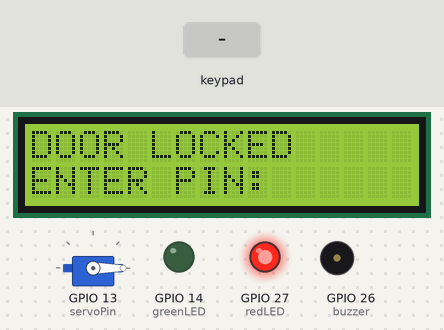
Recording of a sketch running on a simulated ESP32. On the bench: servo, 16×2 character LCD, output pins drawn as LEDs (lit = HIGH), buzzer (waves = sounding). The inputs (shaded band) are chosen by the test bench. WiFi joins after 1.5 s; servers stay silent unless stated; what the sketch prints to the serial monitor is not drawn.

Above: at 5.1 s.
5.2 s: keypad keys 1 2 3 4 # pressed 0.4 s apart
At 7.3 s:
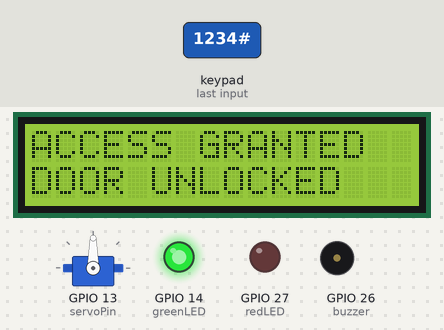
8.7 s: key '#' pressed
11.7 s: key '*' pressed
At 14.6 s:
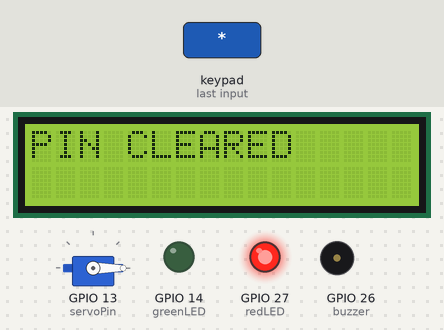
14.7 s: keypad keys 2 3 1 9 1 8 1 7 # pressed 0.4 s apart
At 16.7 s:
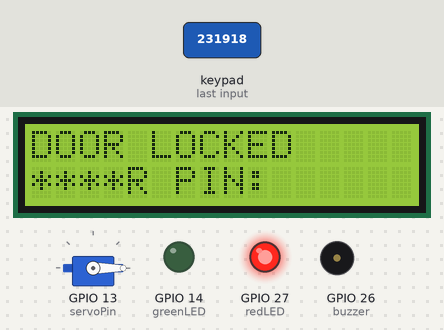
20.4 s: keypad keys 1 6 4 2 5 3 3 # pressed 0.4 s apart
At 24.0 s:
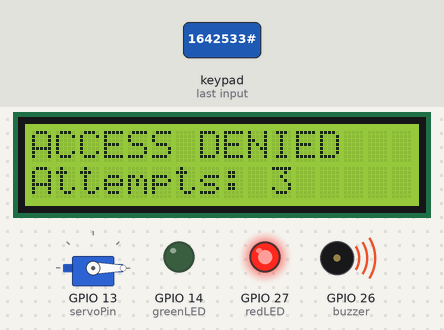
26.6 s: key 'A' pressed
At 27.9 s:
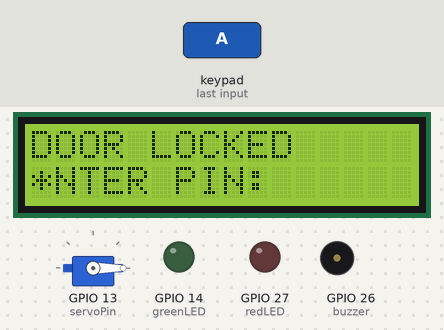
Timing chart, 0 to 29.6 s (numbered marks = the images above; inputs shaded):
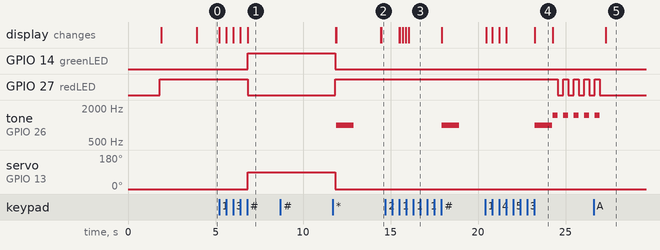

Measured:
- after the input at 5.2 s, GPIO 14 (greenLED): LOW → HIGH after 1.6 s; GPIO 27 (redLED): HIGH → LOW after 1.6 s; servo on GPIO 13 (servoPin): 0° → 90° after 1.6 s; the display: first changes at once (image 1 shows a later state)
- after the input at 8.7 s, every drawn part: stays the same
- after the input at 11.7 s, the display: first differs from a run without the input after 2.8 s (image 2)
- after the input at 14.7 s, tone on GPIO 26 (buzzer): silent → 1000 Hz after 3.2 s, → silent 1.0 s later; the display: first differs from a run without the input after 0.82 s (image 3 shows a later state)
- after the input at 20.4 s, GPIO 27 (redLED): alternates HIGH for 0.30 s and LOW for 0.30 s, starting after 4.2 s; tone on GPIO 26 (buzzer): plays 1000 Hz for 1.0 s, 1500 Hz for 0.30 s, 1500 Hz for 0.30 s, 1500 Hz for 0.30 s, 1500 Hz for 0.30 s, starting after 2.8 s
- after the input at 26.6 s, the display: first differs from a run without the input after 0.71 s (image 5)
- what the display in image 4 shows lasts 1.1 s, from 23.2 s to 24.3 s

The sketch:

smart_security_door.ino
```cpp
#define BLYNK_TEMPLATE_ID "TMPL4-9hb_uGq"
#define BLYNK_TEMPLATE_NAME "Smart security Door"
#define BLYNK_AUTH_TOKEN "YOUR_BLYNK_AUTH_TOKEN"

#include <WiFi.h>
#include <WiFiClient.h>
#include <BlynkSimpleEsp32.h>

#include <Keypad.h>
#include <ESP32Servo.h>
#include <LiquidCrystal_I2C.h>


// Pin configuration

const int servoPin = 13;
const int greenLED = 14;
const int redLED = 27;
const int buzzer = 26;

// LCD

LiquidCrystal_I2C lcd(0x27, 16, 2);

// Servo

#include <ESP32Servo.h>

Servo doorServo;

// Keypad

const byte ROWS = 4;
const byte COLS = 4;

char keys[ROWS][COLS] = {
  {'1', '2', '3', 'A'},
  {'4', '5', '6', 'B'},
  {'7', '8', '9', 'C'},
  {'*', '0', '#', 'D'}
};

byte rowPins[ROWS] = {23, 19, 18, 17};
byte colPins[COLS] = {16, 4, 25, 33};

Keypad keypad = Keypad(
  makeKeymap(keys),
  rowPins,
  colPins,
  ROWS,
  COLS
);

// Security settings

char ssid[] = "Wokwi-GUEST";
char pass[] = "";

String correctPIN = "1234";
String enteredPIN = "";

int failedAttempts = 0;

const int maxAttempts = 3;

// Setup

void setup() {

  Serial.begin(115200);

Blynk.begin(BLYNK_AUTH_TOKEN, ssid, pass);

  pinMode(greenLED, OUTPUT);
  pinMode(redLED, OUTPUT);
  pinMode(buzzer, OUTPUT);

  doorServo.setPeriodHertz(50);
doorServo.attach(servoPin, 500, 2400);

  // Start with door locked
  doorServo.write(0);

  digitalWrite(greenLED, LOW);
  digitalWrite(redLED, HIGH);
  digitalWrite(buzzer, LOW);

  lcd.init();
  lcd.backlight();

  lcd.setCursor(0, 0);
  lcd.print("SMART SECURITY");

  lcd.setCursor(0, 1);
  lcd.print("ENTER PIN:");

  delay(2000);

  showLockedScreen();
}

// Main program

void loop() {

  Blynk.run();

  char key = keypad.getKey();

  if (key) {

    Serial.print("Key pressed: ");
    Serial.println(key);

    // submit PIN
    if (key == '#') {

      checkPIN();

    }

    //clear PIN
    else if (key == '*') {

      enteredPIN = "";

      lcd.clear();
      lcd.setCursor(0, 0);
      lcd.print("PIN CLEARED");

      delay(1000);

      showLockedScreen();
    }

    // Number entered
    else {

      if (enteredPIN.length() < 4) {

        enteredPIN += key;

        lcd.setCursor(0, 1);

        for (int i = 0; i < enteredPIN.length(); i++) {
          lcd.print("*");
        }
      }
    }
  }
}

// Check PIN

void checkPIN() {

  if (enteredPIN == correctPIN) {

    failedAttempts = 0;

    unlockDoor();

  } else {

    failedAttempts++;

    denyAccess();

  }

  enteredPIN = "";
}

// Unlock door

void unlockDoor() {

  lcd.clear();

  lcd.setCursor(0, 0);
  lcd.print("ACCESS GRANTED");

  lcd.setCursor(0, 1);
  lcd.print("DOOR UNLOCKED");

  digitalWrite(redLED, LOW);
  digitalWrite(greenLED, HIGH);

  doorServo.write(90);

  Serial.println("Access granted");

  delay(5000);

  lockDoor();

  Blynk.virtualWrite(V0, "UNLOCKED");
  Blynk.virtualWrite(V1, "ACCESS GRANTED");
  Blynk.virtualWrite(V2, failedAttempts);
}

// Deny access

void denyAccess() {

  lcd.clear();

  lcd.setCursor(0, 0);
  lcd.print("ACCESS DENIED");

  lcd.setCursor(0, 1);
  lcd.print("Attempts: ");
  lcd.print(failedAttempts);

  digitalWrite(greenLED, LOW);
  digitalWrite(redLED, HIGH);

  tone(buzzer, 1000);
  delay(1000);
  noTone(buzzer);

  Serial.println("Access denied");

  // Alarm after 3 failed attempts
  if (failedAttempts >= maxAttempts) {

    alarm();

  } else {

    delay(1500);

    showLockedScreen();

    Blynk.virtualWrite(V1, "ACCESS DENIED");
    Blynk.virtualWrite(V2, failedAttempts);
  }
}

// Alarm

void alarm() {

  lcd.clear();

  lcd.setCursor(0, 0);
  lcd.print("!!! ALARM !!!");

  lcd.setCursor(0, 1);
  lcd.print("3 FAILED TRIES");

  Serial.println("SECURITY ALARM");

  for (int i = 0; i < 5; i++) {

    digitalWrite(redLED, HIGH);

    tone(buzzer, 1500);

    delay(300);

    digitalWrite(redLED, LOW);

    noTone(buzzer);

    delay(300);
  }

  failedAttempts = 0;

  showLockedScreen();

  Blynk.virtualWrite(V0, "LOCKED");
  Blynk.virtualWrite(V1, "SECURITY ALARM");
  Blynk.virtualWrite(V2, failedAttempts);
  Blynk.virtualWrite(V3, "ALARM");
}

// Lock door

void lockDoor() {

  doorServo.write(0);

  digitalWrite(greenLED, LOW);
  digitalWrite(redLED, HIGH);

  showLockedScreen();

  Serial.println("Door locked");
}

// Locked screen

void showLockedScreen() {

  lcd.clear();

  lcd.setCursor(0, 0);
  lcd.print("DOOR LOCKED");

  lcd.setCursor(0, 1);
  lcd.print("ENTER PIN:");

  Blynk.virtualWrite(V0, "LOCKED");
  Blynk.virtualWrite(V3, "NORMAL");
}
```
